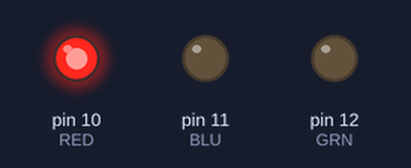
Simulated run of this sketch. Board: Arduino Uno, built with avr-gcc and run on an emulated ATmega328P. Shown: output pins drawn as LEDs (lit = HIGH).

Above: at 0.5 s.
At 1.5 s:
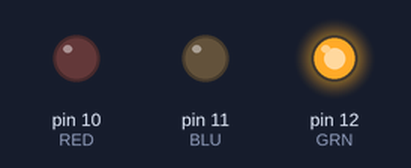
At 5.5 s:
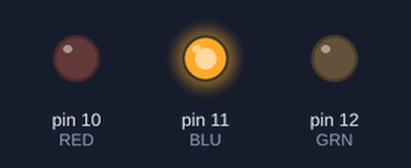
Timing chart, 0 to 6.9 s (numbered marks = the images above):
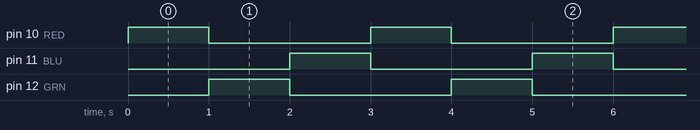

Measured:
- by itself, pin 10 (RED), pin 11 (BLU), pin 12 (GRN): alternates HIGH for 1.0 s and LOW for 2.0 s
- by itself, everything shown: repeats every 3.0 s, in 3 steps

The sketch:

007_turn_rgb_led_colors_one_by_one.ino
```cpp
#define RED 10  // присваиваем имя RED для пина 11
#define BLU 11  // присваиваем имя BLU для пина 13
#define GRN 12 // присваиваем имя GRN для пина 12

void setup() {
   pinMode(RED, OUTPUT);  // используем Pin10 для вывода
   pinMode(BLU, OUTPUT);  // используем Pin11 для вывода
   pinMode(GRN, OUTPUT); // используем Pin12 для вывода
}

void loop() {

   digitalWrite(RED, HIGH); // включаем красный свет
   digitalWrite(GRN, LOW);
   digitalWrite(BLU, LOW);

   delay(1000); // устанавливаем паузу для эффекта

   digitalWrite(RED, LOW);
   digitalWrite(GRN, HIGH); // включаем зеленый свет
   digitalWrite(BLU, LOW);

   delay(1000); // устанавливаем паузу для эффекта

   digitalWrite(RED, LOW);
   digitalWrite(GRN, LOW);
   digitalWrite(BLU, HIGH); // включаем синий свет

  delay(1000); // устанавливаем паузу для эффекта
}
```
